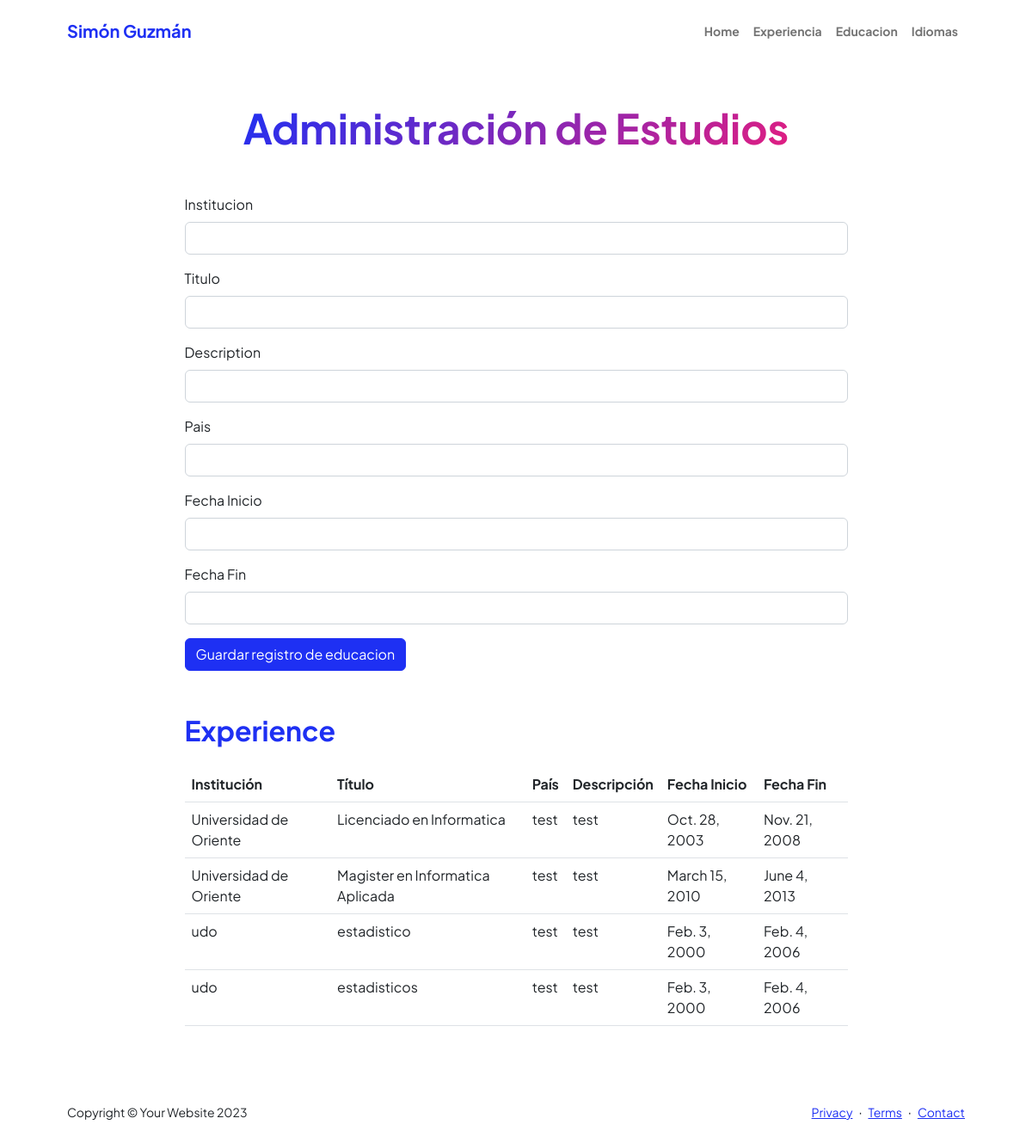
Page /AppCurriculum/educacion on the earlier database version.
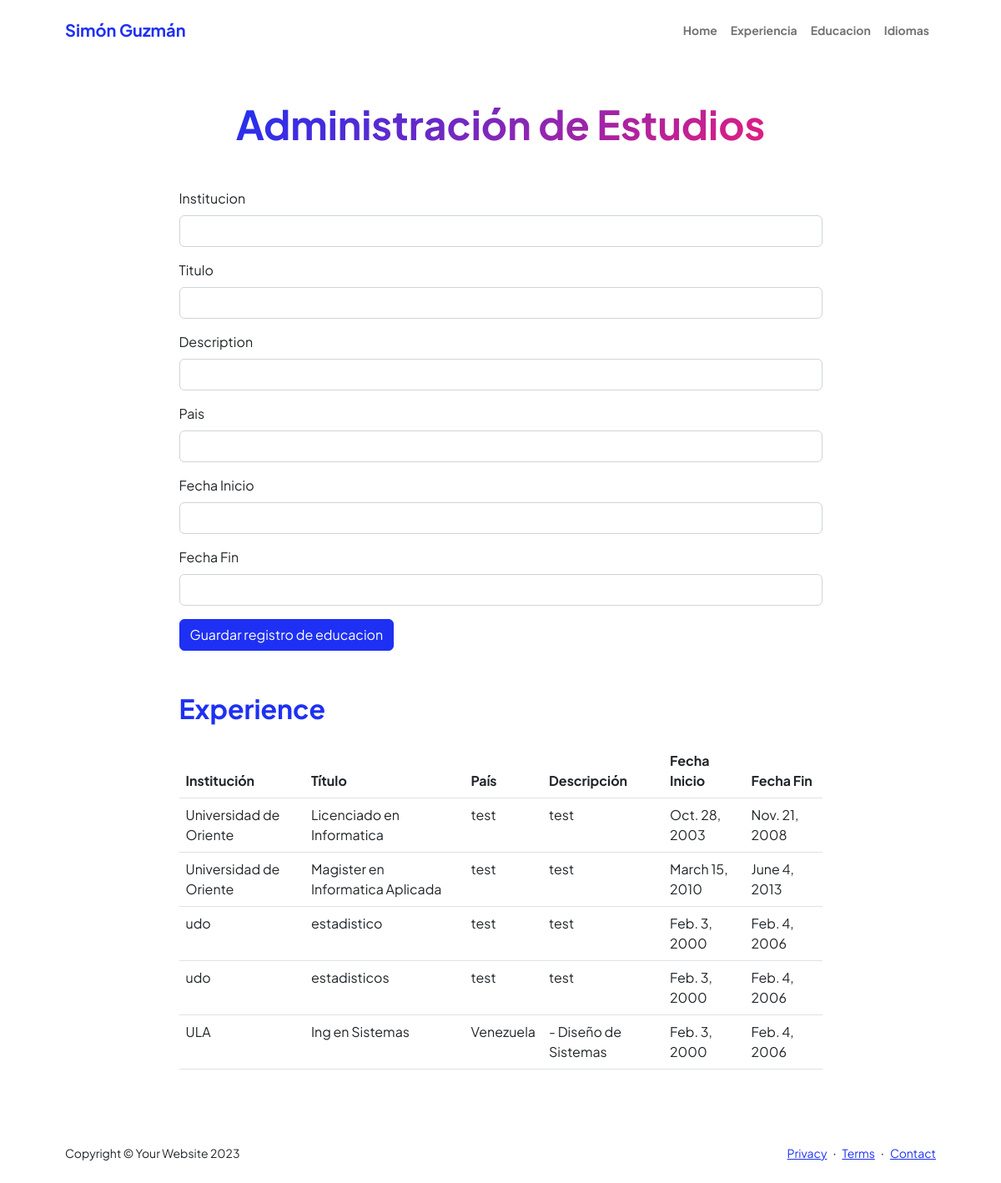
Same page on the later database version.
### AppCurriculum/models.py (models this page shows, shortened)
class Educacion(models.Model):
    institucion = models.CharField(max_length=100)
    titulo = models.CharField(max_length=100)
    description = models.CharField(max_length=1000)
    pais = models.CharField(max_length=50)
    periodo_inicio = models.DateField()
    periodo_fin = models.DateField(null=True, blank=True)

### AppCurriculum/views.py (the view)
# urls.py: path('educacion',views.estudio,name="Educacion"),
def estudio(request):
    estudios = Educacion.objects.all()
    if request.method == 'POST':
        miFormulario = EstudioFormulario(request.POST)
        if miFormulario.is_valid():
            if 'periodo_inicio'in request.POST and 'periodo_fin'in request.POST:
                informacion = miFormulario.cleaned_data
                exp = Educacion(institucion=informacion['institucion'],titulo=informacion['titulo'],periodo_fin=informacion['periodo_fin'],periodo_inicio=informacion['periodo_inicio'],description=informacion['description'],pais=informacion['pais'])
                exp.save()
                miFormulario = EstudioFormulario()
                return render(request,"AppCurriculum/educacion.html",{"estudios":estudios,"miFormulario":miFormulario,"resp":"Datos guardados Correctamente"})
            else:
                return render(request,"AppCurriculum/educacion.html",{"estudios":estudios,"miFormulario":miFormulario,"resp":"Datos No Gurdados"})
    else:
        miFormulario = EstudioFormulario()
    return render(request,"AppCurriculum/educacion.html",{"estudios":estudios,"miFormulario":miFormulario})

### AppCurriculum/forms.py
class EstudioFormulario(forms.Form):
    institucion = forms.CharField(label='Institucion', max_length=100,widget=forms.TextInput(attrs={'class': 'form-control'}))
    titulo = forms.CharField(label='Titulo', max_length=100,widget=forms.TextInput(attrs={'class': 'form-control'}))
    description = forms.CharField(label='Description', max_length=1000,widget=forms.TextInput(attrs={'class': 'form-control'}))
    pais = forms.CharField(label='Pais', max_length=100,widget=forms.TextInput(attrs={'class': 'form-control'}))
    periodo_inicio = forms.DateField(label='Fecha Inicio',widget=forms.TextInput(attrs={'class': 'form-control'}))
    periodo_fin = forms.DateField(label='Fecha Fin',widget=forms.TextInput(attrs={'class': 'form-control'}))
    def __init__(self, *args, **kwargs):
        super().__init__(*args, **kwargs)
        self.helper = FormHelper(self)
        self.helper.layout = Layout(
            'institucion',
            'titulo',
            'description',
            'pais',
            'fecha_inicio',
            'fecha_fin',
            Submit('submit', 'Guardar', css_class='btn btn-primary')
        )

### AppCurriculum/templates/AppCurriculum/educacion.html (shortened to what this page needs)
{% extends "AppCurriculum/template.html" %}
{% load static %}
{% block datosDinamicos %}
<div class="container px-5 my-5">
    <div class="text-center mb-5">
        <h1 class="display-5 fw-bolder mb-0"><span class="text-gradient d-inline">Administración de Estudios</span></h1>
    </div>
    <div class="row gx-5 justify-content-center">
        <div class="col-lg-11 col-xl-9 col-xxl-8">
              <section style="margin-bottom: 50px;">
              <form action="" method="POST" class="mb-3">{% csrf_token %}
                  <div class="mb-3">
                    <label for="{{ miFormulario.institucion.id_for_label }}" class="form-label">{{ miFormulario.institucion.label }}</label>
                    {{ miFormulario.institucion }}
                  </div>
                  <div class="mb-3">
                    <label for="{{ miFormulario.titulo.id_for_label }}" class="form-label">{{ miFormulario.titulo.label }}</label>
                    {{ miFormulario.titulo }}
                  </div>
                  <div class="mb-3">
                    <label for="{{ miFormulario.description.id_for_label }}" class="form-label">{{ miFormulario.description.label }}</label>
                    {{ miFormulario.description }}
                </div>
                <div class="mb-3">
                    <label for="{{ miFormulario.pais.id_for_label }}" class="form-label">{{ miFormulario.pais.label }}</label>
                    {{ miFormulario.pais }}
                </div>
                  <div class="mb-3">
                      <label for="{{ miFormulario.periodo_inicio.id_for_label }}" class="form-label">{{ miFormulario.periodo_inicio.label }}</label>
                      {{ miFormulario.periodo_inicio }}
                  </div>
                  <div class="mb-3">
                      <label for="{{ miFormulario.periodo_fin.id_for_label }}" class="form-label">{{ miFormulario.periodo_fin.label }}</label>
                      {{ miFormulario.periodo_fin }}
                  </div>
                  <div class="mb-3">
                    <input class="btn btn-primary" type="submit" value="Guardar registro de educacion">
                  </div>
              </form>
            </section>
            <section>
                <table class="table caption-top">
                    <div class="d-flex align-items-center justify-content-between mb-4">
                        <h2 class="text-primary fw-bolder mb-0">Experience</h2>
                    </div>
                    <thead>
                      <tr>
                        <th scope="col">Institución</th>
                        <th scope="col">Título</th>
                        <th scope="col">País</th>
                        <th scope="col">Descripción</th>
                        <th scope="col">Fecha Inicio</th>
                        <th scope="col">Fecha Fin</th>
                      </tr>
                    </thead>
                    <tbody>
                      {% for info in estudios %}
                      <tr>
                        <td>{{info.institucion}}</td>
                        <td>{{info.titulo}}</td>
                        <td>{{info.pais}}</td>
                        <td>{{info.description}}</td>
                        <td>{{info.periodo_inicio}}</td>
                        <td>{{info.periodo_fin}}</td>
                      </tr>
                      {% endfor%}
                    </tbody>
                </table>
            </section>
        </div>
    </div>
</div>
{% endblock %}

### AppCurriculum/templates/AppCurriculum/template.html (shortened to what this page needs)
<!DOCTYPE html>
<html lang="en">
    <head>
        {% load static %}
        <link href="https://cdn.jsdelivr.net/npm/bootstrap-icons@1.8.1/font/bootstrap-icons.css" rel="stylesheet" />
        <link href="{% static 'css/styles.css' %}" rel="stylesheet" />
    </head>
    <body class="d-flex flex-column h-100">
        <main class="flex-shrink-0">
            <nav class="navbar navbar-expand-lg navbar-light bg-white py-3">
                <div class="container px-5">
                    <a class="navbar-brand" href="index.html"><span class="fw-bolder text-primary">Simón Guzmán</span></a>
                    <div class="collapse navbar-collapse" id="navbarSupportedContent">
                        <ul class="navbar-nav ms-auto mb-2 mb-lg-0 small fw-bolder">
                            <li class="nav-item"><a class="nav-link" href="{% url 'Home' %}">Home</a></li>
                            <li class="nav-item"><a class="nav-link" href="{% url 'Experiencia' %}">Experiencia</a></li>
                            <li class="nav-item"><a class="nav-link" href="{% url 'Educacion' %}">Educacion</a></li>
                            <li class="nav-item"><a class="nav-link" href="{% url 'Idiomas' %}">Idiomas</a></li>
                        </ul>
                    </div>
                </div>
            </nav>
            {% block datosDinamicos %}
            {% endblock %}
        </main>
        <footer class="bg-white py-4 mt-auto">
            <div class="container px-5">
                <div class="row align-items-center justify-content-between flex-column flex-sm-row">
                    <div class="col-auto"><div class="small m-0">Copyright &copy; Your Website 2023</div></div>
                    <div class="col-auto">
                        <a class="small" href="#!">Privacy</a>
                        <span class="mx-1">&middot;</span>
                        <a class="small" href="#!">Terms</a>
                        <span class="mx-1">&middot;</span>
                        <a class="small" href="#!">Contact</a>
                    </div>
                </div>
            </div>
        </footer>
    </body>
</html>

Differences in the rows shown:
added Educacion: institucion "ULA", titulo "Ing en Sistemas", pais "Venezuela", description "- Diseño de Sistemas", periodo_inicio "Feb. 3, 2000", periodo_fin "Feb. 4, 2006"
